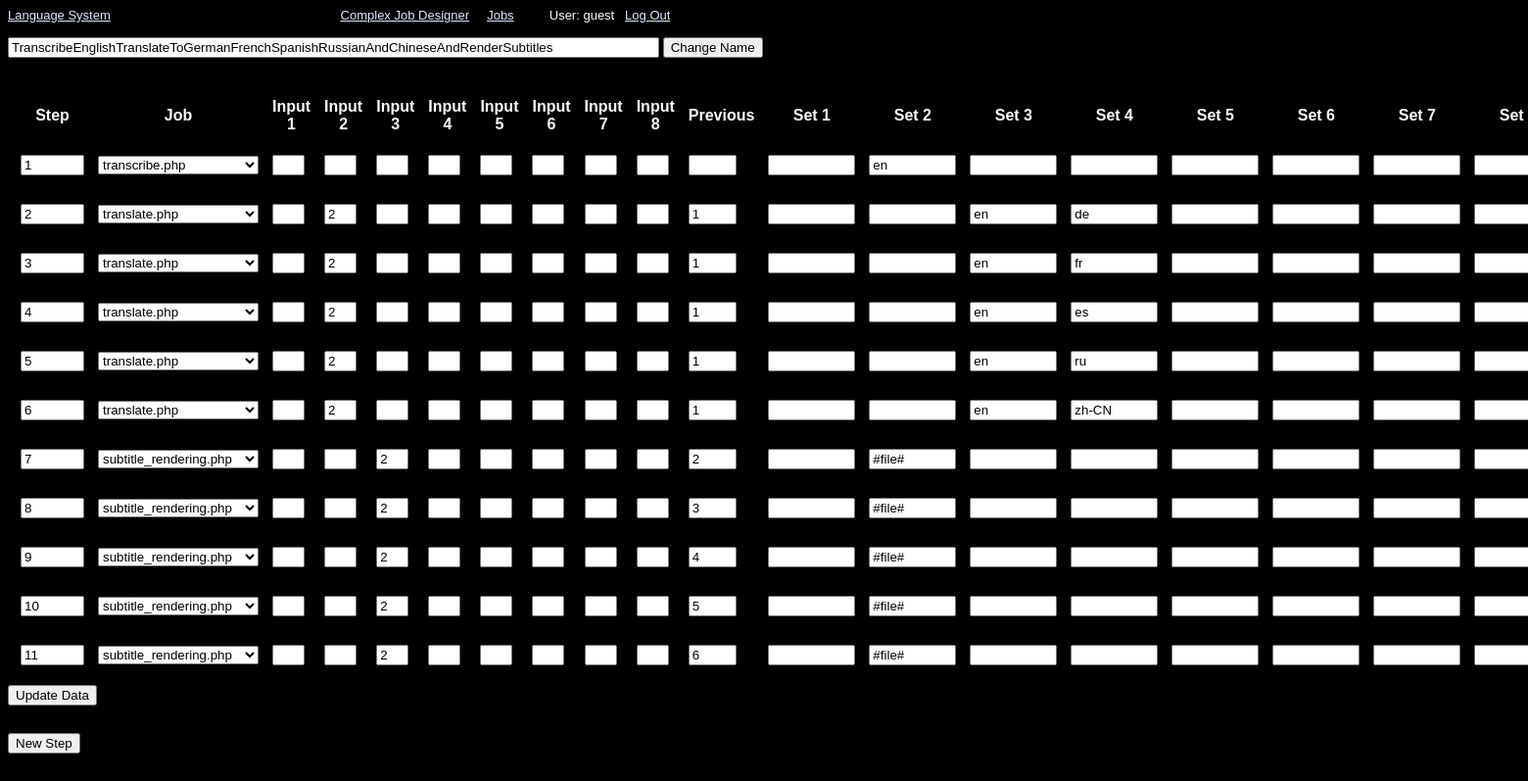
/designer.php?name=TranscribeEnglishTranslateToGermanFrenchSpanishRussianAndChineseAndRenderSubtitles (signed in), run on the app's committed database.
### tables this page shows
CREATE TABLE `users` (
  `id` int(11) NOT NULL AUTO_INCREMENT,
  `name` varchar(256) DEFAULT NULL,
  `password` varchar(256) DEFAULT NULL,
  PRIMARY KEY (`id`)
);

CREATE TABLE `complex` (
  `id` int(11) NOT NULL AUTO_INCREMENT,
  `name` varchar(256) DEFAULT NULL,
  `step` int(11) DEFAULT NULL,
  `job` varchar(256) DEFAULT NULL,
  `input1` varchar(1) DEFAULT NULL,
  `input2` varchar(1) DEFAULT NULL,
  `input3` varchar(1) DEFAULT NULL,
  `input4` varchar(1) DEFAULT NULL,
  `input5` varchar(1) DEFAULT NULL,
  `input6` varchar(1) DEFAULT NULL,
  `input7` varchar(1) DEFAULT NULL,
  `input8` varchar(1) DEFAULT NULL,
  `previous` varchar(8) DEFAULT NULL,
  `set1` varchar(256) DEFAULT NULL,
  `set2` varchar(256) DEFAULT NULL,
  `set3` varchar(256) DEFAULT NULL,
  `set4` varchar(256) DEFAULT NULL,
  `set5` varchar(256) DEFAULT NULL,
  `set6` varchar(256) DEFAULT NULL,
  `set7` varchar(256) DEFAULT NULL,
  `set8` varchar(256) DEFAULT NULL,
  PRIMARY KEY (`id`)
);

### src/session.php (called while the page is built, shortened)
<?php
   include('database.php');
   $user_check = $_SESSION['login_user'];
   $ses_sql = mysqli_query($database,"select name from users where name = '$user_check' ");
   $row = mysqli_fetch_array($ses_sql,MYSQLI_ASSOC);
   $login_session = $row['name'];
?>

### src/designer.php (the view, shortened to what this page needs)
<html>
	<head>
		<link rel="stylesheet" type="text/css" href="main.css">
	</head>
	<body bgcolor="#000000" text="#fbfbfb" link="#dfe7ff" VLINK="#f7e1ff" ALINK="#ffe1e2">
		<font face="Century Gothic,Avant Garde,Apple Gothic,AppleGothic,URW Gothic L,Avant Garde,Futura,sans-serif" SIZE="-1">
			<?php
			include 'database.php';
			include('session.php');
			include('navigation.php');
			?>
			<br /><br />
			<form action="" method="POST">
				<input type="text" size="80" name="newname" value="<?php echo $_GET['name'];?>">
				<input type="submit" name="Sub" value="Change Name">
			</form>
			<br />
			<form action="" method="POST">
			<table cellspacing="12">
				<tr>
					<th>
						Step
					</th>
					<th>
						Job
					</th>
					<th>
						Input 1
					</th>
					<th>
						Input 2
					</th>
					<th>
						Input 3
					</th>
					<th>
						Input 4
					</th>
					<th>
						Input 5
					</th>
					<th>
						Input 6
					</th>
					<th>
						Input 7
					</th>
					<th>
						Input 8
					</th>
					<th>
						Previous
					</th>
					<th>
						Set 1
					</th>
					<th>
						Set 2
					</th>
					<th>
						Set 3
					</th>
					<th>
						Set 4
					</th>
					<th>
						Set 5
					</th>
					<th>
						Set 6
					</th>
					<th>
						Set 7
					</th>
					<th>
						Set 8
					</th>
				</tr>
			<?php
			$result = mysqli_query($database, "SELECT * FROM complex WHERE name='".$_GET['name']."' ORDER BY id");
			while ($row = mysqli_fetch_array($result, MYSQLI_NUM)) {
				echo '<tr><td>';
				echo '<input type="text" size="5" name="step'.$row[0].'" value="'.$row[2].'"></td>
				<td>
				<select name="job'.$row[0].'">
					<option value="'.$row[3].'">'.$row[3].'</option>';
				echo '</select>
				</td>
				<td><input type="text" size="1" name="input1_'.$row[0].'" value="'.$row[4].'"></td>
				<td><input type="text" size="1" name="input2_'.$row[0].'" value="'.$row[5].'"></td>
				<td><input type="text" size="1" name="input3_'.$row[0].'" value="'.$row[6].'"></td>
				<td><input type="text" size="1" name="input4_'.$row[0].'" value="'.$row[7].'"></td>
				<td><input type="text" size="1" name="input5_'.$row[0].'" value="'.$row[8].'"></td>
				<td><input type="text" size="1" name="input6_'.$row[0].'" value="'.$row[9].'"></td>
				<td><input type="text" size="1" name="input7_'.$row[0].'" value="'.$row[10].'"></td>
				<td><input type="text" size="1" name="input8_'.$row[0].'" value="'.$row[11].'"></td>
				<td><input type="text" size="3" name="previous'.$row[0].'" value="'.$row[12].'"></td>
				<td><input type="text" size="8" name="set1_'.$row[0].'" value="'.$row[13].'"></td>
				<td><input type="text" size="8" name="set2_'.$row[0].'" value="'.$row[14].'"></td>
				<td><input type="text" size="8" name="set3_'.$row[0].'" value="'.$row[15].'"></td>
				<td><input type="text" size="8" name="set4_'.$row[0].'" value="'.$row[16].'"></td>
				<td><input type="text" size="8" name="set5_'.$row[0].'" value="'.$row[17].'"></td>
				<td><input type="text" size="8" name="set6_'.$row[0].'" value="'.$row[18].'"></td>
				<td><input type="text" size="8" name="set7_'.$row[0].'" value="'.$row[19].'"></td>
				<td><input type="text" size="8" name="set8_'.$row[0].'" value="'.$row[20].'"></td>
				<td><button><a class="complex" href="?name='.$_GET['name'].'&remove=yes&row='.$row[0].'">Remove Step</a></button></td>';
				echo '</tr>';
			}
			?>
			</table>
				<input type="submit" name="Sub" value="Update Data">
			</form>
			<br />
			<form action="" method="POST">
				<input type="submit" name="Sub" value="New Step">
			</form>
		</font>
	</body>
</html>

### src/navigation.php (shortened to what this page needs)
<a href="index.php">Language System</a><a href="designer_menu.php">Complex Job Designer</a><a href="job_list.php">Jobs</a>&nbsp;&nbsp;&nbsp;&nbsp;&nbsp;&nbsp;&nbsp;&nbsp;&nbsp;
User: <?php echo $login_session; ?>&nbsp;&nbsp;
<a href="logout.php">Log Out</a>

### data on the page
users: name "guest"
complex: step "1", job+id "transcribe.php", set2 "en"
complex: step "2", job+id "translate.php", input2 "2", previous "1", set3 "en", set4 "de"
complex: step "3", job+id "translate.php", input2 "2", previous "1", set3 "en", set4 "fr"
complex: step "4", job+id "translate.php", input2 "2", previous "1", set3 "en", set4 "es"
complex: step "5", job+id "translate.php", input2 "2", previous "1", set3 "en", set4 "ru"
complex: step "6", job+id "translate.php", input2 "2", previous "1", set3 "en", set4 "zh-CN"
complex: step "7", job+id "subtitle_rendering.php", input3 "2", previous "2", set2 "#file#"
complex: step "8", job+id "subtitle_rendering.php", input3 "2", previous "3", set2 "#file#"
complex: step "9", job+id "subtitle_rendering.php", input3 "2", previous "4", set2 "#file#"
complex: step "10", job+id "subtitle_rendering.php", input3 "2", previous "5", set2 "#file#"
complex: step "11", job+id "subtitle_rendering.php", input3 "2", previous "6", set2 "#file#"
